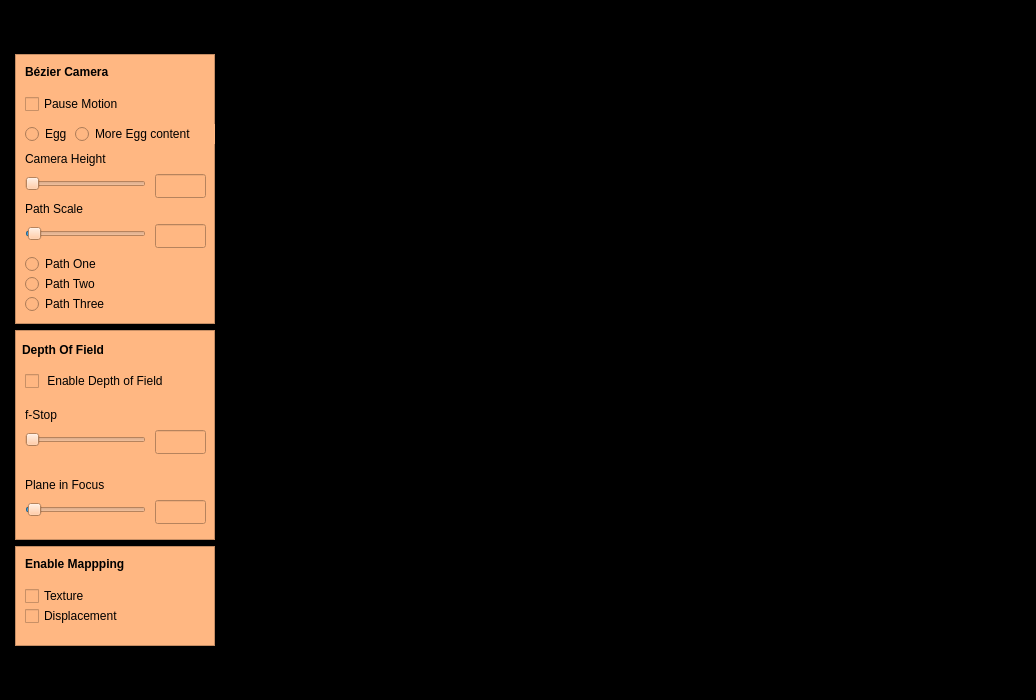
<?xml version="1.0" encoding="UTF-8"?>
<ui version="4.0">
 <class>MainWindow</class>
 <widget class="QMainWindow" name="MainWindow">
  <property name="geometry">
   <rect>
    <x>0</x>
    <y>0</y>
    <width>1036</width>
    <height>700</height>
   </rect>
  </property>
  <property name="minimumSize">
   <size>
    <width>200</width>
    <height>0</height>
   </size>
  </property>
  <property name="windowTitle">
   <string>A CS123 Final</string>
  </property>
  <property name="layoutDirection">
   <enum>Qt::LeftToRight</enum>
  </property>
  <widget class="QWidget" name="centralWidget">
   <property name="styleSheet">
    <string notr="true">background-color: rgb(0, 0, 0);</string>
   </property>
   <layout class="QHBoxLayout" name="horizontalLayout">
    <property name="leftMargin">
     <number>0</number>
    </property>
    <property name="topMargin">
     <number>0</number>
    </property>
    <property name="rightMargin">
     <number>0</number>
    </property>
    <property name="bottomMargin">
     <number>0</number>
    </property>
    <item>
     <widget class="QWidget" name="widget" native="true">
      <property name="layoutDirection">
       <enum>Qt::LeftToRight</enum>
      </property>
      <property name="styleSheet">
       <string notr="true">background-color: rgba(255, 255, 255, 0);</string>
      </property>
      <layout class="QVBoxLayout" name="verticalLayout" stretch="0,0,0">
       <property name="spacing">
        <number>6</number>
       </property>
       <property name="sizeConstraint">
        <enum>QLayout::SetMaximumSize</enum>
       </property>
       <property name="leftMargin">
        <number>15</number>
       </property>
       <property name="rightMargin">
        <number>15</number>
       </property>
       <item>
        <widget class="QFrame" name="frame_2">
         <property name="minimumSize">
          <size>
           <width>200</width>
           <height>0</height>
          </size>
         </property>
         <property name="maximumSize">
          <size>
           <width>200</width>
           <height>270</height>
          </size>
         </property>
         <property name="styleSheet">
          <string notr="true">background-color: rgb(255, 183, 130);</string>
         </property>
         <property name="frameShape">
          <enum>QFrame::StyledPanel</enum>
         </property>
         <property name="frameShadow">
          <enum>QFrame::Raised</enum>
         </property>
         <widget class="QLabel" name="cameraLabel">
          <property name="geometry">
           <rect>
            <x>10</x>
            <y>10</y>
            <width>121</width>
            <height>16</height>
           </rect>
          </property>
          <property name="font">
           <font>
            <weight>75</weight>
            <bold>true</bold>
           </font>
          </property>
          <property name="text">
           <string>Bézier Camera</string>
          </property>
         </widget>
         <widget class="QLabel" name="heightLabel">
          <property name="geometry">
           <rect>
            <x>10</x>
            <y>90</y>
            <width>100</width>
            <height>30</height>
           </rect>
          </property>
          <property name="maximumSize">
           <size>
            <width>100</width>
            <height>30</height>
           </size>
          </property>
          <property name="text">
           <string>Camera Height</string>
          </property>
         </widget>
         <widget class="QSlider" name="heightSlider">
          <property name="geometry">
           <rect>
            <x>10</x>
            <y>120</y>
            <width>121</width>
            <height>20</height>
           </rect>
          </property>
          <property name="maximumSize">
           <size>
            <width>150</width>
            <height>20</height>
           </size>
          </property>
          <property name="minimum">
           <number>0</number>
          </property>
          <property name="maximum">
           <number>40000</number>
          </property>
          <property name="value">
           <number>100</number>
          </property>
          <property name="orientation">
           <enum>Qt::Horizontal</enum>
          </property>
         </widget>
         <widget class="QLineEdit" name="heightInput">
          <property name="geometry">
           <rect>
            <x>140</x>
            <y>120</y>
            <width>51</width>
            <height>24</height>
           </rect>
          </property>
          <property name="layoutDirection">
           <enum>Qt::LeftToRight</enum>
          </property>
          <property name="inputMethodHints">
           <set>Qt::ImhNone</set>
          </property>
          <property name="alignment">
           <set>Qt::AlignCenter</set>
          </property>
          <property name="placeholderText">
           <string/>
          </property>
          <property name="clearButtonEnabled">
           <bool>false</bool>
          </property>
         </widget>
         <widget class="QSlider" name="scaleSlider">
          <property name="geometry">
           <rect>
            <x>10</x>
            <y>170</y>
            <width>121</width>
            <height>20</height>
           </rect>
          </property>
          <property name="maximumSize">
           <size>
            <width>150</width>
            <height>20</height>
           </size>
          </property>
          <property name="minimum">
           <number>10</number>
          </property>
          <property name="maximum">
           <number>5500</number>
          </property>
          <property name="value">
           <number>100</number>
          </property>
          <property name="orientation">
           <enum>Qt::Horizontal</enum>
          </property>
         </widget>
         <widget class="QLineEdit" name="scaleInput">
          <property name="geometry">
           <rect>
            <x>140</x>
            <y>170</y>
            <width>51</width>
            <height>24</height>
           </rect>
          </property>
          <property name="layoutDirection">
           <enum>Qt::LeftToRight</enum>
          </property>
          <property name="inputMethodHints">
           <set>Qt::ImhNone</set>
          </property>
          <property name="alignment">
           <set>Qt::AlignCenter</set>
          </property>
          <property name="placeholderText">
           <string/>
          </property>
          <property name="clearButtonEnabled">
           <bool>false</bool>
          </property>
         </widget>
         <widget class="QLabel" name="scaleLabel">
          <property name="geometry">
           <rect>
            <x>10</x>
            <y>140</y>
            <width>100</width>
            <height>30</height>
           </rect>
          </property>
          <property name="maximumSize">
           <size>
            <width>100</width>
            <height>30</height>
           </size>
          </property>
          <property name="text">
           <string>Path Scale</string>
          </property>
         </widget>
         <widget class="QRadioButton" name="pathOneButton">
          <property name="geometry">
           <rect>
            <x>10</x>
            <y>200</y>
            <width>100</width>
            <height>20</height>
           </rect>
          </property>
          <property name="text">
           <string>Path One</string>
          </property>
         </widget>
         <widget class="QRadioButton" name="pathTwoButton">
          <property name="geometry">
           <rect>
            <x>10</x>
            <y>220</y>
            <width>100</width>
            <height>20</height>
           </rect>
          </property>
          <property name="text">
           <string>Path Two</string>
          </property>
         </widget>
         <widget class="QRadioButton" name="pathThreeButton">
          <property name="geometry">
           <rect>
            <x>10</x>
            <y>240</y>
            <width>100</width>
            <height>20</height>
           </rect>
          </property>
          <property name="text">
           <string>Path Three</string>
          </property>
         </widget>
         <widget class="QRadioButton" name="eggButton">
          <property name="geometry">
           <rect>
            <x>10</x>
            <y>70</y>
            <width>91</width>
            <height>20</height>
           </rect>
          </property>
          <property name="text">
           <string>Egg</string>
          </property>
         </widget>
         <widget class="QRadioButton" name="contentButton">
          <property name="geometry">
           <rect>
            <x>60</x>
            <y>70</y>
            <width>141</width>
            <height>20</height>
           </rect>
          </property>
          <property name="text">
           <string>More Egg content</string>
          </property>
         </widget>
         <widget class="QCheckBox" name="motionCheck">
          <property name="geometry">
           <rect>
            <x>10</x>
            <y>40</y>
            <width>111</width>
            <height>20</height>
           </rect>
          </property>
          <property name="text">
           <string>Pause Motion</string>
          </property>
         </widget>
        </widget>
       </item>
       <item>
        <widget class="QFrame" name="frame">
         <property name="minimumSize">
          <size>
           <width>200</width>
           <height>0</height>
          </size>
         </property>
         <property name="maximumSize">
          <size>
           <width>200</width>
           <height>210</height>
          </size>
         </property>
         <property name="styleSheet">
          <string notr="true">background-color: rgb(255, 183, 130);</string>
         </property>
         <property name="frameShape">
          <enum>QFrame::StyledPanel</enum>
         </property>
         <property name="frameShadow">
          <enum>QFrame::Raised</enum>
         </property>
         <property name="lineWidth">
          <number>1</number>
         </property>
         <widget class="QLabel" name="fStopLabel">
          <property name="geometry">
           <rect>
            <x>10</x>
            <y>70</y>
            <width>100</width>
            <height>30</height>
           </rect>
          </property>
          <property name="maximumSize">
           <size>
            <width>100</width>
            <height>30</height>
           </size>
          </property>
          <property name="text">
           <string>f-Stop</string>
          </property>
         </widget>
         <widget class="QSlider" name="fStopSlider">
          <property name="geometry">
           <rect>
            <x>10</x>
            <y>100</y>
            <width>121</width>
            <height>20</height>
           </rect>
          </property>
          <property name="maximumSize">
           <size>
            <width>150</width>
            <height>20</height>
           </size>
          </property>
          <property name="minimum">
           <number>0</number>
          </property>
          <property name="maximum">
           <number>40000</number>
          </property>
          <property name="value">
           <number>100</number>
          </property>
          <property name="orientation">
           <enum>Qt::Horizontal</enum>
          </property>
         </widget>
         <widget class="QLabel" name="dofLabel">
          <property name="geometry">
           <rect>
            <x>7</x>
            <y>10</y>
            <width>171</width>
            <height>20</height>
           </rect>
          </property>
          <property name="font">
           <font>
            <weight>75</weight>
            <bold>true</bold>
           </font>
          </property>
          <property name="text">
           <string>Depth Of Field</string>
          </property>
         </widget>
         <widget class="QLineEdit" name="fStopEdit">
          <property name="geometry">
           <rect>
            <x>140</x>
            <y>100</y>
            <width>51</width>
            <height>24</height>
           </rect>
          </property>
          <property name="layoutDirection">
           <enum>Qt::LeftToRight</enum>
          </property>
          <property name="inputMethodHints">
           <set>Qt::ImhNone</set>
          </property>
          <property name="alignment">
           <set>Qt::AlignCenter</set>
          </property>
          <property name="placeholderText">
           <string/>
          </property>
          <property name="clearButtonEnabled">
           <bool>false</bool>
          </property>
         </widget>
         <widget class="QCheckBox" name="dofEnableCheckbox">
          <property name="geometry">
           <rect>
            <x>10</x>
            <y>40</y>
            <width>161</width>
            <height>22</height>
           </rect>
          </property>
          <property name="text">
           <string> Enable Depth of Field</string>
          </property>
         </widget>
         <widget class="QSlider" name="planeInFocusSlider">
          <property name="geometry">
           <rect>
            <x>10</x>
            <y>170</y>
            <width>121</width>
            <height>20</height>
           </rect>
          </property>
          <property name="maximumSize">
           <size>
            <width>150</width>
            <height>20</height>
           </size>
          </property>
          <property name="minimum">
           <number>10</number>
          </property>
          <property name="maximum">
           <number>5500</number>
          </property>
          <property name="value">
           <number>100</number>
          </property>
          <property name="orientation">
           <enum>Qt::Horizontal</enum>
          </property>
         </widget>
         <widget class="QLineEdit" name="planeInFocusEdit">
          <property name="geometry">
           <rect>
            <x>140</x>
            <y>170</y>
            <width>51</width>
            <height>24</height>
           </rect>
          </property>
          <property name="layoutDirection">
           <enum>Qt::LeftToRight</enum>
          </property>
          <property name="inputMethodHints">
           <set>Qt::ImhNone</set>
          </property>
          <property name="alignment">
           <set>Qt::AlignCenter</set>
          </property>
          <property name="placeholderText">
           <string/>
          </property>
          <property name="clearButtonEnabled">
           <bool>false</bool>
          </property>
         </widget>
         <widget class="QLabel" name="planeInFocusLabel">
          <property name="geometry">
           <rect>
            <x>10</x>
            <y>140</y>
            <width>100</width>
            <height>30</height>
           </rect>
          </property>
          <property name="maximumSize">
           <size>
            <width>100</width>
            <height>30</height>
           </size>
          </property>
          <property name="text">
           <string>Plane in Focus</string>
          </property>
         </widget>
        </widget>
       </item>
       <item>
        <widget class="QFrame" name="frame_3">
         <property name="minimumSize">
          <size>
           <width>200</width>
           <height>0</height>
          </size>
         </property>
         <property name="maximumSize">
          <size>
           <width>200</width>
           <height>100</height>
          </size>
         </property>
         <property name="styleSheet">
          <string notr="true">background-color: rgb(255, 183, 130);</string>
         </property>
         <property name="frameShape">
          <enum>QFrame::StyledPanel</enum>
         </property>
         <property name="frameShadow">
          <enum>QFrame::Raised</enum>
         </property>
         <widget class="QLabel" name="mappingLabel">
          <property name="geometry">
           <rect>
            <x>10</x>
            <y>10</y>
            <width>121</width>
            <height>16</height>
           </rect>
          </property>
          <property name="font">
           <font>
            <weight>75</weight>
            <bold>true</bold>
           </font>
          </property>
          <property name="text">
           <string>Enable Mappping</string>
          </property>
         </widget>
         <widget class="QCheckBox" name="textureCheck">
          <property name="geometry">
           <rect>
            <x>10</x>
            <y>40</y>
            <width>87</width>
            <height>20</height>
           </rect>
          </property>
          <property name="text">
           <string>Texture</string>
          </property>
         </widget>
         <widget class="QCheckBox" name="displacementCheck">
          <property name="geometry">
           <rect>
            <x>10</x>
            <y>60</y>
            <width>111</width>
            <height>20</height>
           </rect>
          </property>
          <property name="text">
           <string>Displacement</string>
          </property>
         </widget>
        </widget>
       </item>
      </layout>
     </widget>
    </item>
    <item>
     <widget class="View" name="view" native="true">
      <property name="minimumSize">
       <size>
        <width>800</width>
        <height>500</height>
       </size>
      </property>
     </widget>
    </item>
   </layout>
  </widget>
 </widget>
 <layoutdefault spacing="6" margin="11"/>
 <customwidgets>
  <customwidget>
   <class>View</class>
   <extends>QWidget</extends>
   <header>view.h</header>
  </customwidget>
 </customwidgets>
 <resources/>
 <connections/>
</ui>
